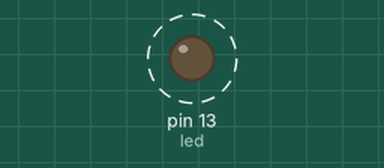
Bench run of a sketch on a simulated Arduino Uno, built with avr-gcc and run on an emulated ATmega328P. Shown: output pins drawn as LEDs (lit = HIGH). Dashed ring = blinking. What the sketch prints to the serial monitor is not drawn.

Above: at 0.5 s.
Timing chart, 0 to 4.6 s (numbered marks = the images above):
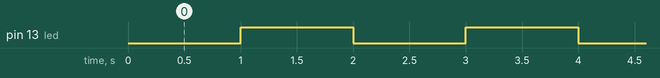

The sketch:

test.ino
```cpp
#define led 13

#define cards 4

void setup()
{
  pinMode(led, OUTPUT);
  Serial.begin(115200);
  Serial.println("...Start");
}

int count = 0;
void loop()
{
  delay(1000);
  Serial.print("... count");
  Serial.print(count);
  Serial.println();
  count++;
  digitalWrite(led, !digitalRead(led));
}
```

Measured:
- by itself, pin 13 (led): alternates HIGH for 1.0 s and LOW for 1.0 s
